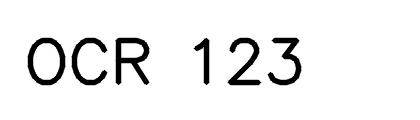
#> input picture benchmarks/ocr/samples/ocr_123.png, 420 x 120 px
$ python -i dict_ocr_service.py   (imports and definitions only)
#> lines starting #> are read from the running program, lines starting #| are printed output that depends on the picture; after the words box and inside, x2 and y2 are one past the last pixel; in counts of white or black regions, pixels touching at a corner belong together
#> further down, picture is the input picture: shape (120, 420, 3); min 0, max 255, mean 238.1
# -*- coding: utf-8 -*-
"""点阵字库 OCR：读取大漠文本字库、OP 文本字库和 OP 二进制 .dict。"""

from __future__ import annotations

import hashlib
import logging
import os
import re
import struct
import threading
from collections import OrderedDict
from dataclasses import dataclass, field
from typing import Dict, Iterable, List, Optional, Sequence, Tuple

import cv2
import numpy as np

logger = logging.getLogger(__name__)

DICT_INFO_STRUCT = struct.Struct("<hhi")
WORD1_INFO_STRUCT = struct.Struct("<BBH16s")
WORD0_STRUCT = struct.Struct("<8shhI32I")

_HEX_RE = re.compile(r"^[0-9A-Fa-f]+$")
_OP_META_RE = re.compile(r"^(\d+)\s*,\s*(\d+)\s*,\s*(\d+)$")
_DM_META_RE = re.compile(r"^(-?\d+)\.(-?\d+)\.(-?\d+)$")
_DM_COUNT_RE = re.compile(r"^-?\d+$")
_COLOR_PART_RE = re.compile(
    r"^#?(?P<rgb>[0-9A-Fa-f]{6})(?:-(?P<delta>[0-9A-Fa-f]{6}))?$"
)

_CACHE_LOCK = threading.RLock()
MAX_DICT_CACHE_LIBRARIES = 128
_DICT_CACHE: OrderedDict[str, Tuple[Tuple[int, int, int], "DictLibrary"]] = OrderedDict()


@dataclass(frozen=True)
class Glyph:
    text: str
    width: int
    height: int
    bit_count: int
    bitmap: np.ndarray

    @property
    def area(self) -> int:
        return int(self.width) * int(self.height)


@dataclass
class DictLibrary:
    path: str
    glyphs: List[Glyph] = field(default_factory=list)
    format_name: str = ""

    def __len__(self) -> int:
        return len(self.glyphs)

    @property
    def texts(self) -> List[str]:
        return [glyph.text for glyph in self.glyphs]


@dataclass(frozen=True)
class GlyphHit:
    text: str
    x: int
    y: int
    w: int
    h: int
    score: float
    scale: float = 1.0
    match_score: float = -1.0


# [9 lines left out: function _hex_nibble, not called in this run]


def _is_hex(text: str) -> bool:
    return bool(text) and _HEX_RE.fullmatch(text) is not None


# [282 lines left out: functions _decode_wchar_name, _bits_from_hex_msb, _bitmap_from_column_bits, _bitmap_from_op_bytes, _dm_width_for_height, _choose_dm_height and 12 more, not called in this run]


def rgb_to_damo_color(red: int, green: int, blue: int, delta: int = 16) -> str:
    offset = max(0, min(255, int(delta)))
    return f"{int(red):02X}{int(green):02X}{int(blue):02X}-{offset:02X}{offset:02X}{offset:02X}"


# [10 lines left out: function merge_damo_colors, not called in this run]


@dataclass
class ExtractedGlyph:
    bitmap: np.ndarray
    x: int
    y: int
    width: int
    height: int
    bit_count: int
    text: str = ""

    def to_glyph(self) -> Optional[Glyph]:
        return _make_glyph(self.text, self.bitmap, self.bit_count)


# [331 lines left out: functions _ink_ranges, _trim_binary_box, _glyph_from_mask_box, extract_single_glyph, find_glyph_split_bounds, extract_glyphs_from_binary and 4 more, not called in this run]


def _parse_hex_color(text: str) -> Tuple[int, int, int]:
    value = int(text, 16)
    return (value >> 16) & 255, (value >> 8) & 255, value & 255


def parse_color_format(color_format: str) -> List[Tuple[Tuple[int, int, int], Tuple[int, int, int]]]:
    text = str(color_format or "").strip()
    if not text:
        return []
    colors: List[Tuple[Tuple[int, int, int], Tuple[int, int, int]]] = []
    for part in text.replace("；", "|").replace(";", "|").split("|"):
        token = part.strip()
        if not token:
            continue
        match = _COLOR_PART_RE.match(token)
        if not match:
            raise ValueError(f"无法解析颜色格式: {token}")
        rgb = _parse_hex_color(match.group("rgb"))
        delta_text = match.group("delta")
        delta = _parse_hex_color(delta_text) if delta_text else (0, 0, 0)
        colors.append((rgb, delta))
    return colors


def binarize_image(image: np.ndarray, color_format: str = "") -> np.ndarray:
#> called with color_format = ''
    if image is None or image.size == 0:
        raise ValueError("识别图像为空")
    colors = parse_color_format(color_format)
    if colors:
        if image.ndim == 2:
            pixels = np.repeat(image[:, :, None], 3, axis=2)
        else:
            pixels = image
        # 截图为 BGR，大漠颜色串是 RRGGBB。
        blue = pixels[:, :, 0].astype(np.int16)
        green = pixels[:, :, 1].astype(np.int16)
        red = pixels[:, :, 2].astype(np.int16)
        mask = np.zeros(pixels.shape[:2], dtype=bool)
        for (cr, cg, cb), (dr, dg, db) in colors:
            mask |= (
                (np.abs(red - cr) <= dr)
                & (np.abs(green - cg) <= dg)
                & (np.abs(blue - cb) <= db)
            )
        return mask.astype(np.uint8)

    if image.ndim == 3:
        gray = cv2.cvtColor(image, cv2.COLOR_BGR2GRAY)
    else:
        gray = image
    _, binary = cv2.threshold(gray, 0, 1, cv2.THRESH_BINARY | cv2.THRESH_OTSU)
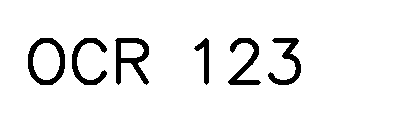
#> binary: shape (120, 420); values 0 (black) and 1 (white), 93.6% white; 6 black regions, box (x1, y1, x2, y2) and area: (115, 38, 149, 85) 682, (28, 38, 65, 85) 638, (228, 38, 261, 85) 551, (268, 38, 301, 85) 541, (72, 38, 107, 85) 531, (194, 38, 209, 85) 281
    # 用边界估计背景；框选收紧时，文字可以占据大多数像素，不能按整图占比反色。
    border = np.concatenate((binary[0], binary[-1], binary[1:-1, 0], binary[1:-1, -1]))
#> border = 1076 values from 1 to 1
    invert = int(border.sum()) > border.size // 2
#> invert = True
    # Windows 图形捕获的整窗帧有时会在四周附带一像素黑边。此时最外圈
    # 不是内容背景，直接使用它会把浅色窗口背景判成前景。仅对足够大的
    # 图像检查内侧一圈，避免改变紧框小字形的前景极性。
    height, width = binary.shape[:2]
#> height = 120; width = 420
    if not invert and min(height, width) >= 32 and height >= 3 and width >= 3:
        inner_border = np.concatenate(
            (
                binary[1, 1:-1],
                binary[-2, 1:-1],
                binary[2:-2, 1],
                binary[2:-2, -2],
            )
        )
        if (
            border.size > 0
            and int(border.sum()) <= border.size * 0.1
            and inner_border.size > 0
            and int(inner_border.sum()) >= inner_border.size * 0.75
        ):
            invert = True
    if invert:
        binary = 1 - binary
        if min(height, width) >= 32:
            binary[0, :] = 0
            binary[-1, :] = 0
            binary[:, 0] = 0
            binary[:, -1] = 0
    return binary.astype(np.uint8)


_MAX_GLYPH_PEAKS = 64


# [151 lines left out: functions _scaled_glyph_bitmap, _match_scores, _peak_positions, find_glyph_hits, _nms_hits, not called in this run]


def _bbox(x1: int, y1: int, x2: int, y2: int) -> List[int]:
    return [x1, y1, x2, y1, x2, y2, x1, y2]


# [161 lines left out: functions group_hits_as_lines, recognize_text, _split_find_targets, _link_string_hits, find_strings, recognize_or_find, not called in this run]

>>> import cv2
>>> picture = cv2.imread('../benchmarks/ocr/samples/ocr_123.png')
>>> result = binarize_image(picture)
